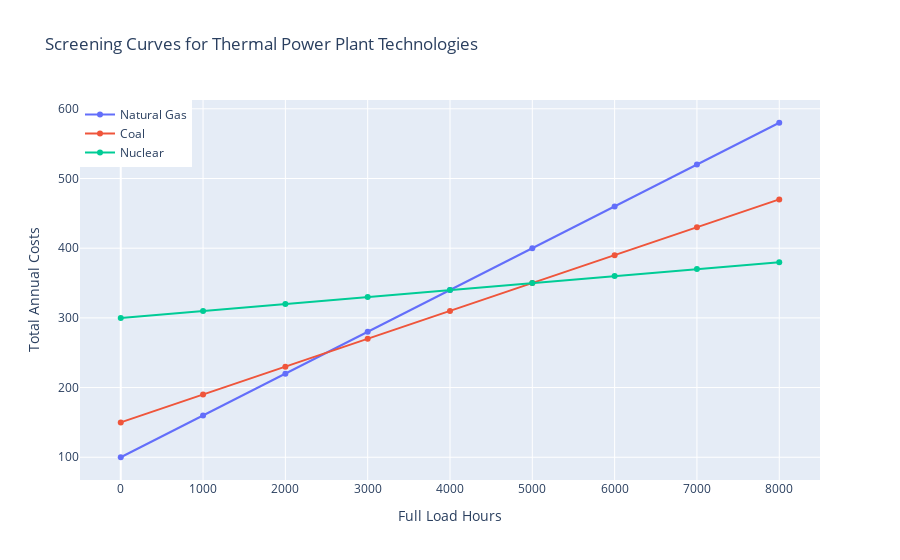

This figure's notebook cell:
### Markdown cell above
From this we can see that, for instance, demand exceeds 10GW in only around 5 of the 100 hours, so around 5% of the time. We can now combine this load duration curve with a screening curve, which is simply a plot of the total (investment + fuel) cost of different generation technologies as a function of the number of hours the technologies are used. Consider the example below. The bottom diagram in this example if the screening curve - the load duration curve is on top. The screening curve shows, for the default options in this case, that gas capacity is the cheapest technology if it is used less than about 30 hours, nuclear is cheaper if it is used more than about 45 hours, and coal is cheaper if it is used between 30-45 and hours. If we find the break-even points between the technologies and map them on the load duration curve, we can see that,

- because demand is above 4.9GW for 45 hours, an optimal solution includes 4.9GW of nuclear capacity. If we would install more, this capacity would be used for less than 45 hours, in which case, as we can see in the screening curve, it is better to choose another technology
- because demand is above 6.1GW for 30 hours, an optimal solution includes 6.1 - 4.9 = 1.2GW of coal-fired capacity.
- the remaining 8GW of generation capacity needed to cover peak demand will be satisfied with gas-fired capacity, as this capacity will be used less than 30 hours.

The widget will let you explore this further. You can impose a nuclear or gas capacity subsidy (which decreases the fixed costs of production - or if you set it to a negative level it function as a tax which increases costs) and/or generation subsidy (which decreases, or increases if negative, the marginal cost of generation). Can you find a set of subsidies/taxes that drives coal out of the market? Can you achieve that with only capacity or generation subsidies, or do you need both? Can you shift the whole system to use only one type of generation? Do you understand how the optimal capacities change in response to your policy choices?

### Code cell
import plotly.graph_objects as go

# Data for different thermal power plant technologies
full_load_hours = [i for i in range(0, 8001, 1000)]  # 0 to 8000 in increments of 1000

# Linear equation for total annual cost based on run hours
def calculate_costs(run_hours, intercept, slope):
    return [intercept + slope * hours for hours in run_hours]

# Parameters for each technology
natural_gas_intercept = 100
natural_gas_slope = 0.06

coal_intercept = 150
coal_slope = 0.04

nuclear_intercept = 300
nuclear_slope = 0.01

# Calculate total annual costs for each technology
natural_gas_costs = calculate_costs(full_load_hours, natural_gas_intercept, natural_gas_slope)
coal_costs = calculate_costs(full_load_hours, coal_intercept, coal_slope)
nuclear_costs = calculate_costs(full_load_hours, nuclear_intercept, nuclear_slope)

# Create traces for each technology
trace_gas = go.Scatter(x=full_load_hours, y=natural_gas_costs, mode='lines+markers', name='Natural Gas')
trace_coal = go.Scatter(x=full_load_hours, y=coal_costs, mode='lines+markers', name='Coal')
trace_nuclear = go.Scatter(x=full_load_hours, y=nuclear_costs, mode='lines+markers', name='Nuclear')

# Create layout
layout = go.Layout(
    title='Screening Curves for Thermal Power Plant Technologies',
    xaxis=dict(title='Full Load Hours'),
    yaxis=dict(title='Total Annual Costs'),
    legend=dict(x=0, y=1),
)

# Create figure
fig = go.Figure(data=[trace_gas, trace_coal, trace_nuclear], layout=layout)

# Show the figure
fig

### Figure 1 — Plotly figure (JSON) as saved in the notebook; plotly's stock layout.template omitted (floating-point values rounded to 4 significant figures)
{"data": [{"mode": "lines+markers", "name": "Natural Gas", "type": "scatter", "x": [0, 1000, 2000, 3000, 4000, 5000, 6000, 7000, 8000], "y": [100, 160, 220, 280, 340, 400, 460, 520, 580]}, {"mode": "lines+markers", "name": "Coal", "type": "scatter", "x": [0, 1000, 2000, 3000, 4000, 5000, 6000, 7000, 8000], "y": [150, 190, 230, 270, 310, 350, 390, 430, 470]}, {"mode": "lines+markers", "name": "Nuclear", "type": "scatter", "x": [0, 1000, 2000, 3000, 4000, 5000, 6000, 7000, 8000], "y": [300, 310, 320, 330, 340, 350, 360, 370, 380]}], "layout": {"legend": {"x": 0, "y": 1}, "title": {"text": "Screening Curves for Thermal Power Plant Technologies"}, "xaxis": {"title": {"text": "Full Load Hours"}}, "yaxis": {"title": {"text": "Total Annual Costs"}}}}
